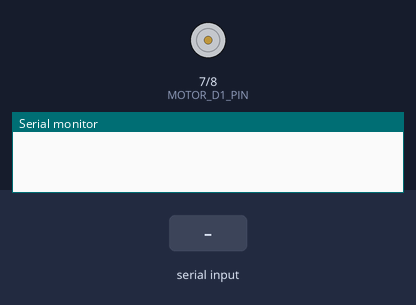
Bench run of a sketch on a simulated Arduino Uno, built with avr-gcc and run on an emulated ATmega328P. On the bench: motor-driver pin pairs drawn as motors (green arrow = first pin HIGH = forward, orange = second pin HIGH = backward, longer = more drive, scaled by the enable pin), the last lines printed to the serial monitor. The test bench sets the inputs (shaded band).

Above: at 1.2 s.
1.3 s: "90,45\n" received over Serial
At 1.7 s:
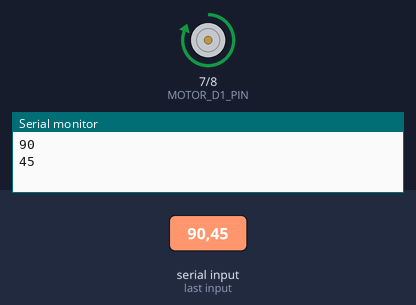
Timing chart, 0 to 4.3 s (numbered marks = the images above; inputs shaded):
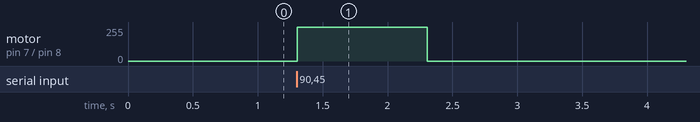

The sketch:

main.ino
```cpp
#define MOTOR_D1_PIN 7
#define MOTOR_D2_PIN 8
#define MOTOR_PWM_PIN 9
void setup() {
  pinMode(MOTOR_D1_PIN,OUTPUT);
  pinMode(MOTOR_D2_PIN,OUTPUT);
  pinMode(MOTOR_PWM_PIN,OUTPUT);
  pinMode(2,INPUT_PULLUP);
  pinMode(3,INPUT_PULLUP);
  Serial.begin(9600);
}
int val=0;

void setSpeed() {
  while(Serial.available()==0){}
  val = Serial.parseInt();
  if(val>=0&&val<=255){
    digitalWrite(7,1);
    digitalWrite(8,0);
    digitalWrite(9,val);
  }
  if(val<0&&val>=-255){
    digitalWrite(7,0);
    digitalWrite(8,1);
    digitalWrite(9,-val);
  }
}
void loop(){
  setSpeed();
  Serial.println(val);
}
```

Measured:
- after the input at 1.3 s, motor on pin 7 (MOTOR_D1_PIN) / pin 8 (MOTOR_D2_PIN): stopped → forward 255/255 at once, → stopped 1.0 s later
